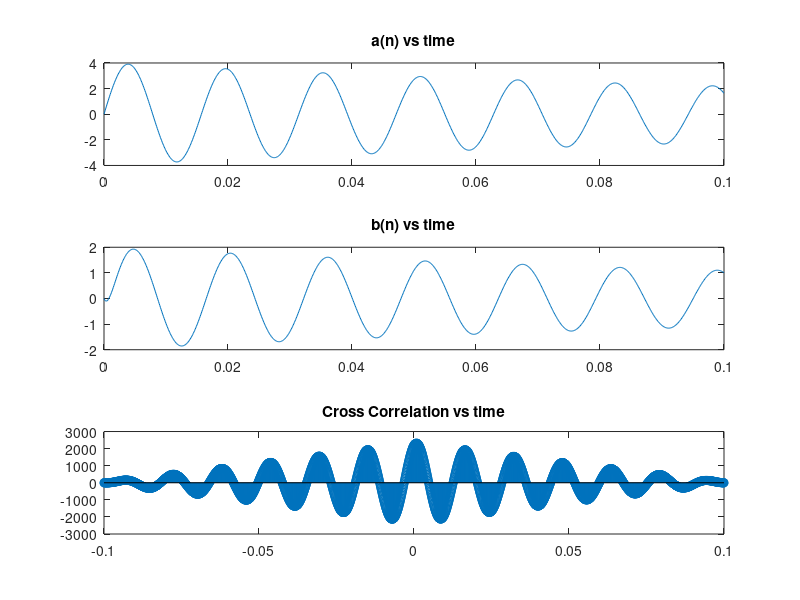

Write the MATLAB code that produced this figure.
%sampling the inputs
fs=10000;
ts=0:1/fs:0.1;
ns=ts*fs;
u=1*[ts>=0];
an=4*exp(-6*ts).*sin(400*ts).*u;
bn=2*exp(-6*ts).*sin(400*ts-(pi/10)).*(1-exp(-1000*ts)).*u;

%cross corelation
z=xcorr(bn,an);
nf=-flip(ns);
ncorr=(ns(1)+nf(1)):(ns(end)+nf(end));

%plotting
figure(1);
subplot(3,1,1);
plot(ns/fs,an);
title("a(n) vs time");
subplot(3,1,2);
plot(ns/fs,bn);
title("b(n) vs time");
subplot(3,1,3)
stem(ncorr/fs,z);
title("Cross Correlation vs time");

%delay calculation
[m,i]=max(z);
delay=ncorr(i)/fs;
distance=2;
velocity=distance/delay;
fprintf("The velocity of sound in the plastic medium is %f m/s\n",velocity);

